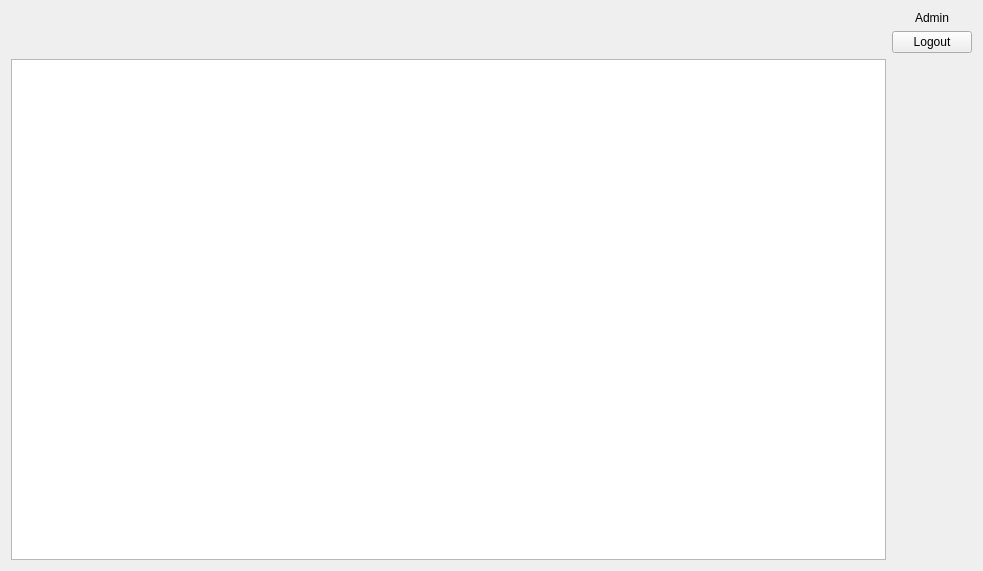
<?xml version="1.0" encoding="UTF-8"?>
<ui version="4.0">
 <class>ControlForm</class>
 <widget class="QWidget" name="ControlForm">
  <property name="windowModality">
   <enum>Qt::NonModal</enum>
  </property>
  <property name="geometry">
   <rect>
    <x>0</x>
    <y>0</y>
    <width>983</width>
    <height>571</height>
   </rect>
  </property>
  <property name="windowTitle">
   <string>Form</string>
  </property>
  <layout class="QGridLayout" name="gridLayout_3">
   <item row="0" column="0">
    <layout class="QGridLayout" name="gridLayout">
     <item row="2" column="1">
      <spacer name="verticalSpacer">
       <property name="orientation">
        <enum>Qt::Vertical</enum>
       </property>
       <property name="sizeHint" stdset="0">
        <size>
         <width>20</width>
         <height>40</height>
        </size>
       </property>
      </spacer>
     </item>
     <item row="1" column="1">
      <widget class="QPushButton" name="logoutButton">
       <property name="text">
        <string>Logout</string>
       </property>
      </widget>
     </item>
     <item row="1" column="0">
      <spacer name="horizontalSpacer">
       <property name="orientation">
        <enum>Qt::Horizontal</enum>
       </property>
       <property name="sizeHint" stdset="0">
        <size>
         <width>40</width>
         <height>20</height>
        </size>
       </property>
      </spacer>
     </item>
     <item row="0" column="1">
      <widget class="QLabel" name="usernameLabel">
       <property name="text">
        <string>Admin</string>
       </property>
       <property name="alignment">
        <set>Qt::AlignCenter</set>
       </property>
      </widget>
     </item>
     <item row="2" column="0">
      <widget class="QListWidget" name="listWidget"/>
     </item>
    </layout>
   </item>
  </layout>
 </widget>
 <resources/>
 <connections/>
</ui>
